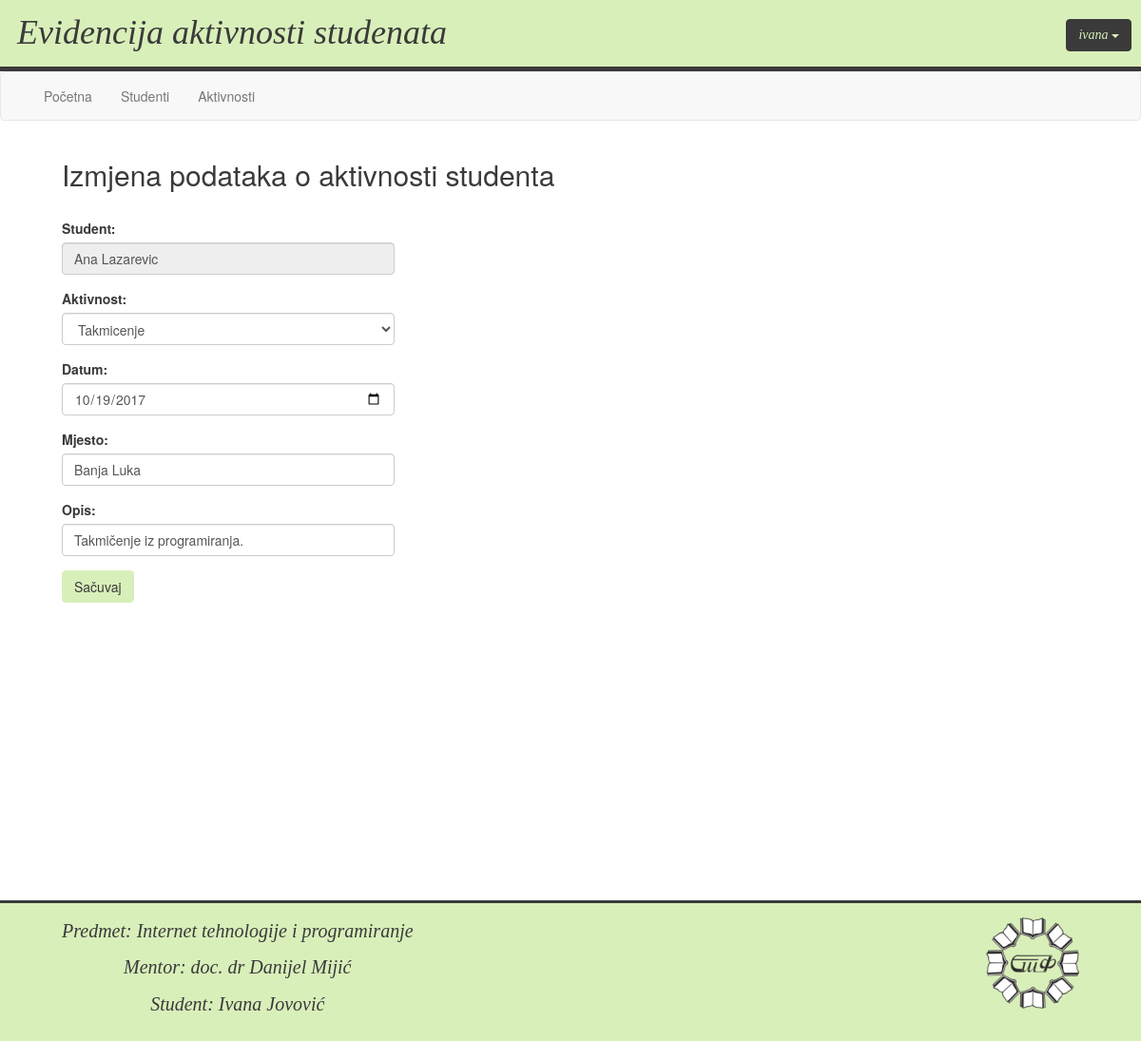
Page /update_activity.php?id=18&act=Takmicenje (signed in) on the committed database.
### tables this page shows
CREATE TABLE IF NOT EXISTS `studenti` (
  `student_id` int(11) NOT NULL AUTO_INCREMENT,
  `student_ime` varchar(32) NOT NULL,
  `student_prezime` varchar(32) NOT NULL,
  `student_index` varchar(8) NOT NULL,
  PRIMARY KEY (`student_id`)
);

CREATE TABLE IF NOT EXISTS `aktivnosti` (
  `aktivnost_id` int(11) NOT NULL AUTO_INCREMENT,
  `student_id` int(11) NOT NULL,
  `tip_id` int(11) NOT NULL,
  `aktivnost_datum` date NOT NULL,
  `aktivnost_mjesto` varchar(32) NOT NULL,
  `aktivnost_opis` varchar(1024) DEFAULT NULL,
  PRIMARY KEY (`aktivnost_id`),
  KEY `FK_STUDENT_AKTIVNOST` (`student_id`),
  KEY `FK_AKTIVNOST_IMA_TIP` (`tip_id`)
);

### update_activity.php (the view, shortened to what this page needs)
<html>
    <?php include './head.php'; ?>
<body>
    <?php include './header_nav.php'; ?>
    <div class="container-fluid">
        <div class="row content">
            <?php
            if(isset($_SESSION["username"])){
            ?>
            <div class="col-xs-12 col-sm-4 col-lg-11" id="mainDiv" name="mainDiv">
                <h2>Izmjena podataka o aktivnosti studenta</h2><br>
                <?php
                    include './db_connection.php';
                    $id = $_GET['id'];
                    $selected = $_GET['act'];
                    $querySelect = "SELECT * FROM `aktivnosti` WHERE `aktivnost_id`=$id";
                    $result = mysqli_query($connection, $querySelect);
                    $numrows = mysqli_num_rows($result);
                    if($numrows!=0)
                    {
                        $row = mysqli_fetch_array($result);
                        $studentId = $row["student_id"];
                        $datum = $row["aktivnost_datum"];
                        $mjesto = $row["aktivnost_mjesto"];
                        $opis = $row["aktivnost_opis"];
                        $query1 = "SELECT * FROM `studenti` WHERE `student_id`=$studentId";
                        $result1 = mysqli_query($connection, $query1);
                        $numrows1 = mysqli_num_rows($result1);
                        if($numrows1!=0)
                        {
                            while($row1 = mysqli_fetch_array($result1)){
                                $ime = $row1["student_ime"];
                                $prezime = $row1["student_prezime"];
                            }
                        }
                        ?>
                        <form method=post>
                            <div class="form-group">
                                <label for="student">Student: </label>
                                <input type="text" name="student" class="form-control inputGroup" value="<?php echo $ime.' '.$prezime;?>" disabled="true"></input>
                            </div>
                            <div class="form-group">
                                <label for="activity">Aktivnost: </label> <br>
                                <select name="activity" class="form-control inputGroup">
                                <?php
                                $querySelect2 = "SELECT * FROM tip_aktivnosti";
                                $result2 = mysqli_query($connection, $querySelect2);
                                while($row2 = mysqli_fetch_array($result2))
                                {
                                    if($selected == $row2['tip_naziv']){ ?>
                                    <option value="<?php echo $row2['tip_id']; ?>" selected><?php echo $row2['tip_naziv']; ?></option>
                                    <?php
                                    }
                                    else {
                                        ?>
                                        <option value="<?php echo $row2['tip_id']; ?>"><?php echo $row2['tip_naziv']?></option>
                                        <?php
                                    }
                                }  ?>
                                </select>
                            </div>
                            <div class="form-group">
                                <label for="datum">Datum: </label>
                                <input type="date" name="datum" class="form-control inputGroup" value="<?php echo $datum; ?>" placeholder="Datum" required></input>
                            </div>
                            <div class="form-group">
                                <label for="mjesto">Mjesto: </label>
                                <input type="text" name="mjesto" class="form-control inputGroup" value="<?php echo $mjesto; ?>" placeholder="Mjesto" required></input>
                            </div>
                            <div class="form-group">
                                <label for="opis">Opis: </label>
                                <input type="text" name="opis" class="form-control inputGroup" value="<?php echo $opis; ?>" placeholder="Opis" required></input>
                            </div>
                            <input type="submit" name="update" class="btn button myButtons" id="update" value="Sačuvaj"></input>
                        </form>
                    <?php
                    }
                    else {
                        echo '<script>alert("Nisu pronadjeni podaci u bazi")</script>';
                    }
                ?>
            </div>
            <?php }
            else {
            ?>
                <br><br>
                <div class="errorMsg" id="errorMsg" style="padding-left: 400px; color: red; border: 1px solid red; border-radius: 3px;">Nije dozvoljen pristup!</div>
            <?php
            }?>
        </div>
    </div>
    <?php include './footer.php'; ?>
</body>
</html>

### css/style.css (style rules this page uses)
.row.content { height: auto; }
#mainDiv { width: 90%; height: 95%; min-height: 650px; color: #3a3a3a; margin: 0 50px 40px 50px; }
.myButtons { background-color: #d9efba !important; color: #3a3a3a !important; border-color: #d9efba; margin-right: 10px; }
.btn { color: white; background: #337ab7; }
.inputGroup { width: 350px; }

### rows in the picture
studenti: student "Ana Lazarevic"
aktivnosti: datum "10/19/2017", mjesto "Banja Luka", opis "Takmičenje iz programiranja."

### other values in the picture
$_SESSION["username"] "ivana"
form field activity "Takmicenje"
